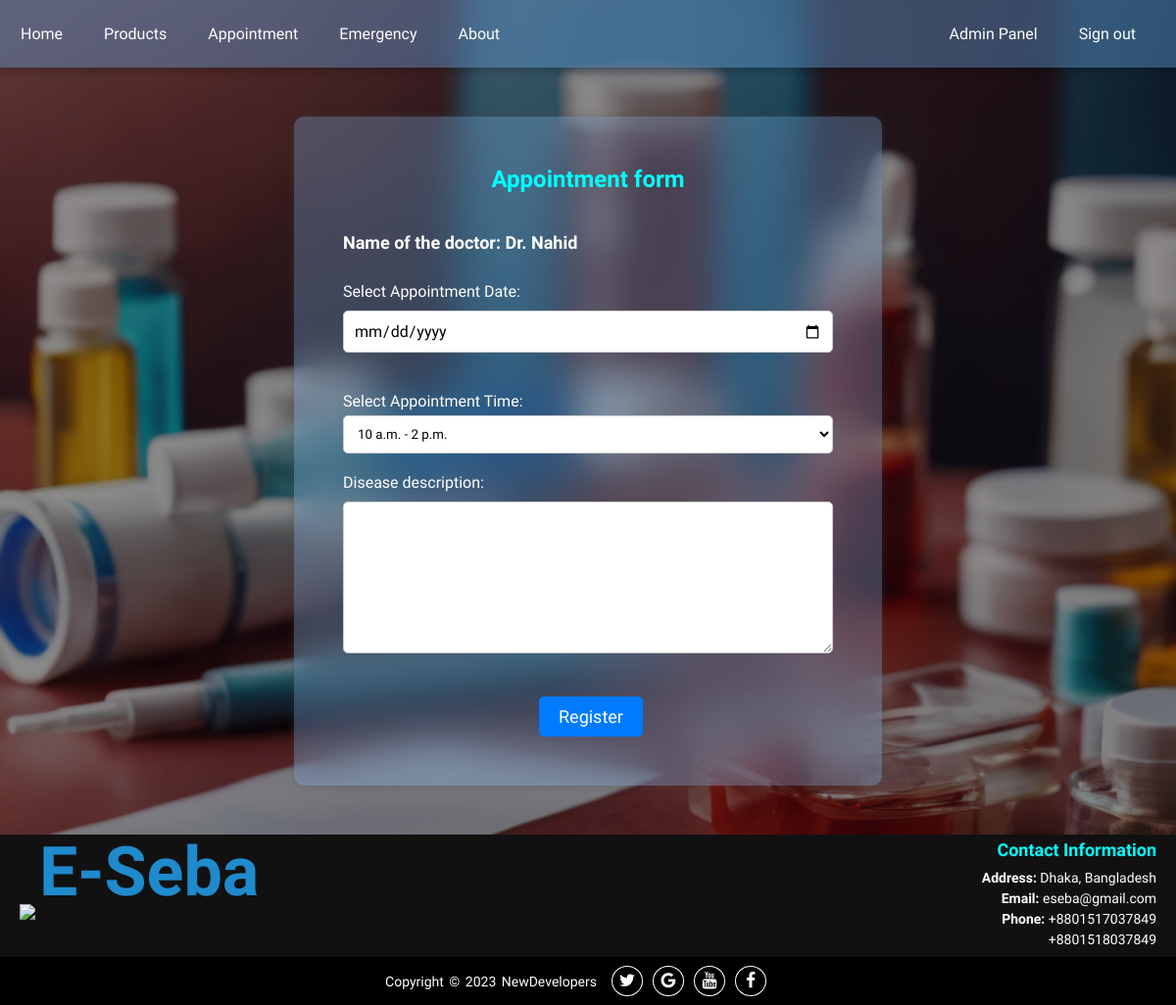
The app's page /create_appointment/2/ (signed in), older data.
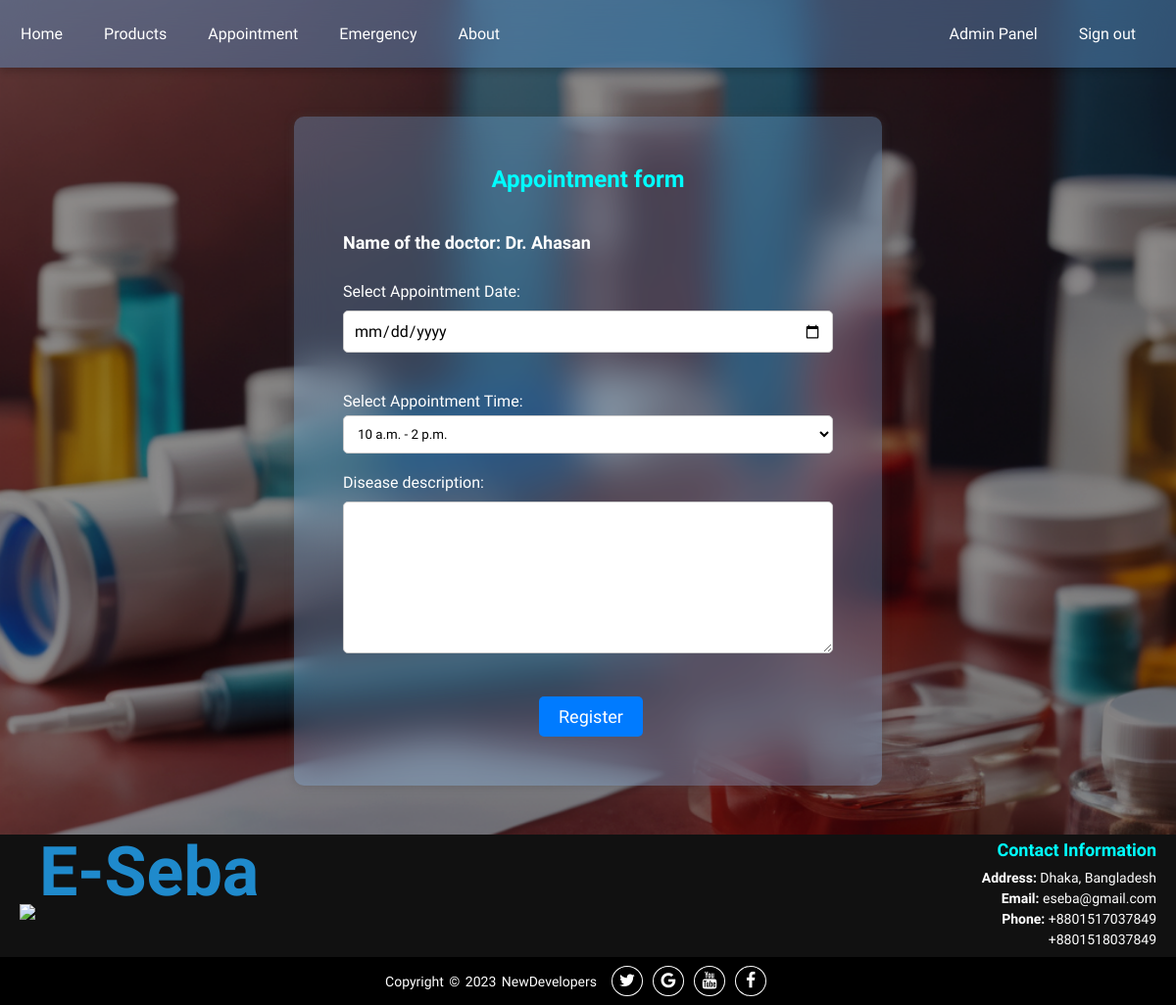
The same page, newer data.
### myApp/models.py (models this page shows, shortened)
class Doctor(models.Model):
    image = models.ImageField()
    name = models.CharField(max_length=255)
    specialty = models.CharField(max_length=255)
    status = models.BooleanField(default=True)
    cost = models.IntegerField()
    available_spots = models.PositiveIntegerField()
    next_available_appointment_date = models.DateField(null=True, blank=True)

### myApp/views.py (the view, shortened to what this page needs)
# urls.py: path('create_appointment/<int:doctor_id>/', views.create_appointment, name='create_appointment'),
@login_required
def create_appointment(request, doctor_id):
    doctor = Doctor.objects.get(id=doctor_id)
    context ={
        'doctor': doctor
    }
    return render(request, 'create_appointment.html', context)

### myApp/templates/create_appointment.html (shortened to what this page needs)
{% extends 'base.html' %}
{% load static %}
{% block extra-styles %}
    <link rel="stylesheet" href="{% static 'css/__create_appointment.css' %}">
{% endblock %}
{% block content %}
<div class="main-container">
    <div class="container">
        <h1 style="color: aqua;">Appointment form</h1>
        <h2>Name of the doctor: {{ doctor.name }}</h2>
        <form method="post" action="">
            <div class="form-group">
                <label for="appointment_date">Select Appointment Date:</label>
                <input type="date" id="appointment_date" name="appointment_date" required>
            </div>
            <div class="form-group custom-select">
                <label for="appointment_time">Select Appointment Time:</label>
                <select id="appointment_time" name="appointment_time" required>
                    {% for slot in doctor.doctortimeslot_set.all %}
                        <option value="{{ slot.id }}">{{ slot.start_time }} - {{ slot.end_time }}</option>
                    {% endfor %}
                </select>
            </div>
            <div class="form-group">
                <label for="description">Disease description:</label>
                <textarea id="description" name="description" rows="7" cols="50" maxlength="1000" required></textarea>
            </div>
            <button type="submit" class="btn btn-primary">Register</button>
        </form>
    </div>
</div>
{% endblock %}

Row changes from the older to the newer data that the page shows:
changed Doctor: name "Dr. Nahid" → "Dr. Ahasan"
